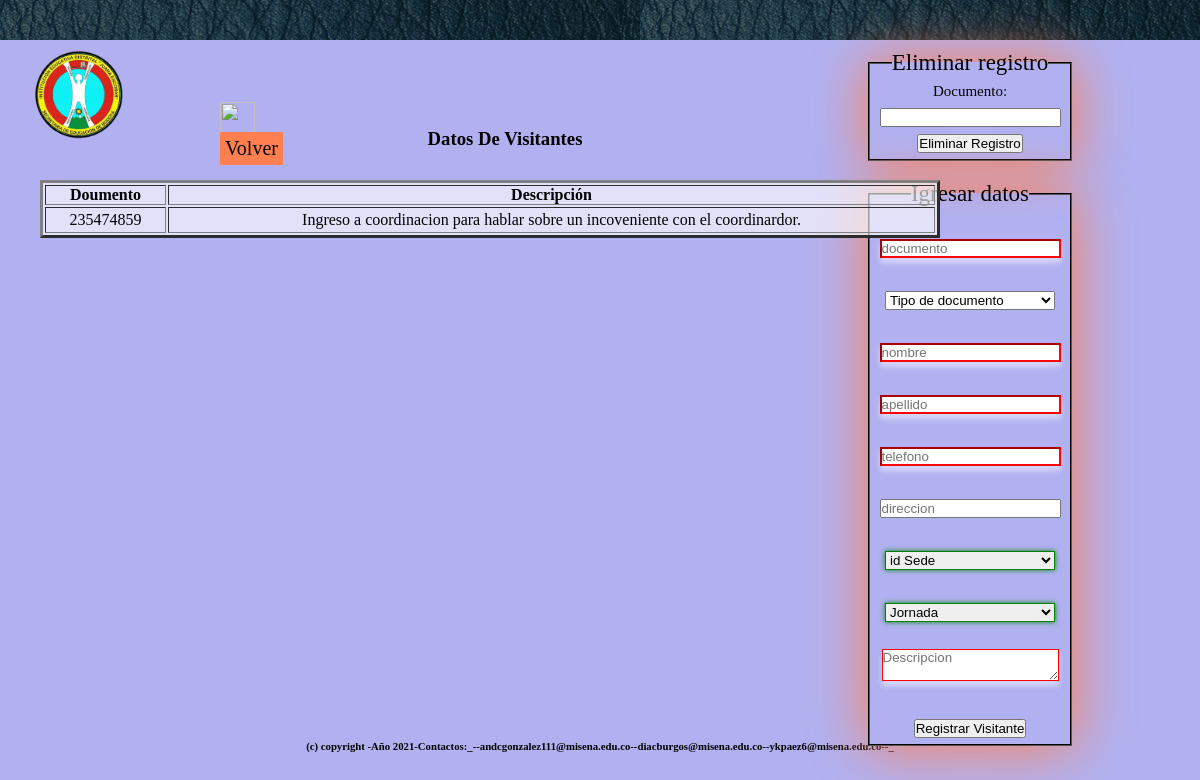
The page /Html/Herramientas/Usuarios/DatosVisitantes.php on the database its author committed.
### tables this page shows
CREATE TABLE `visitante` (
  `documento_id` int(11) NOT NULL,
  `descripcion` varchar(100) DEFAULT NULL
);

### Html/Herramientas/Usuarios/cargarTablas.php (the view, shortened to what this page needs)
<?php
function CarTabVisitantes($conn){
    $consulta="SELECT * FROM visitante";
    $resultado= mysqli_query($conn,$consulta);
    while($fila= mysqli_fetch_array($resultado)){
        echo "<tr>";
        echo "<td>".$fila['documento_id']. "</td>";
        echo "<td>".$fila['descripcion']."</td>";
        echo "</tr>";
    }
}
?>

### Html/Herramientas/Usuarios/stDatVisi.css (style rules this page uses)
* { margin:0%; padding: 0%; }
body { background: rgb(177, 177, 241); }
td { padding: 3px; text-align: center; }

### rows shown on the page
visitante: documento_id "235474859", descripcion "Ingreso a coordinacion para hablar sobre un incoveniente con el coordinardor."
